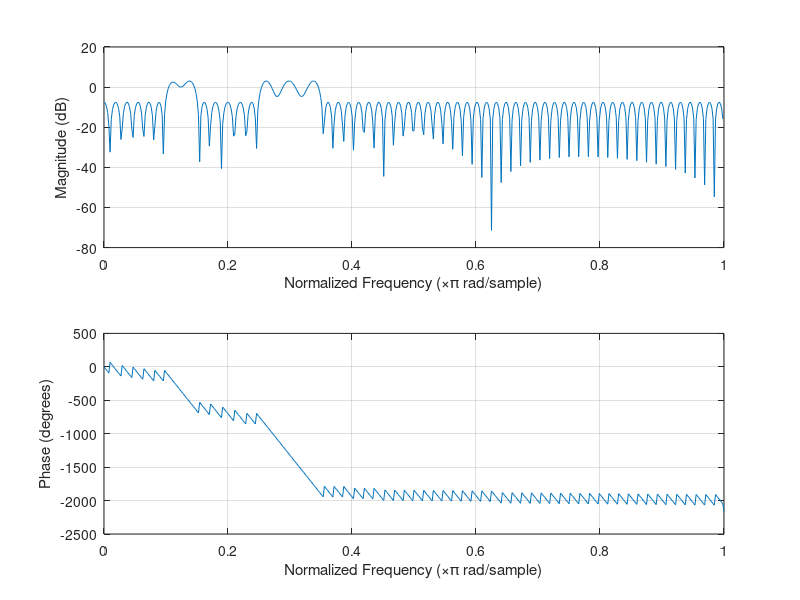

The MATLAB source for this figure:
% b = firpm(129,[0 0.249 0.251 0.749 0.751 1],[0 0 1 1 0 0]);
% freqz(b)

%% Filtro ([160 240],[400 560]) Kh Ts = 3.2e6
fs = 3.2e6;
f11 = 159000;
f12 = 161000;
f13 = 239000;
f14 = 241000;

f21 = 399000;
f22 = 401000;
f23 = 559000;
f24 = 561000;

b = firpm(129,[0 2*f11/fs 2*f12/fs 2*f13/fs 2*f14/fs 2*f21/fs 2*f22/fs 2*f23/fs 2*f24/fs 1],[0 0 1 1 0 0 1 1 0 0]);
freqz(b)